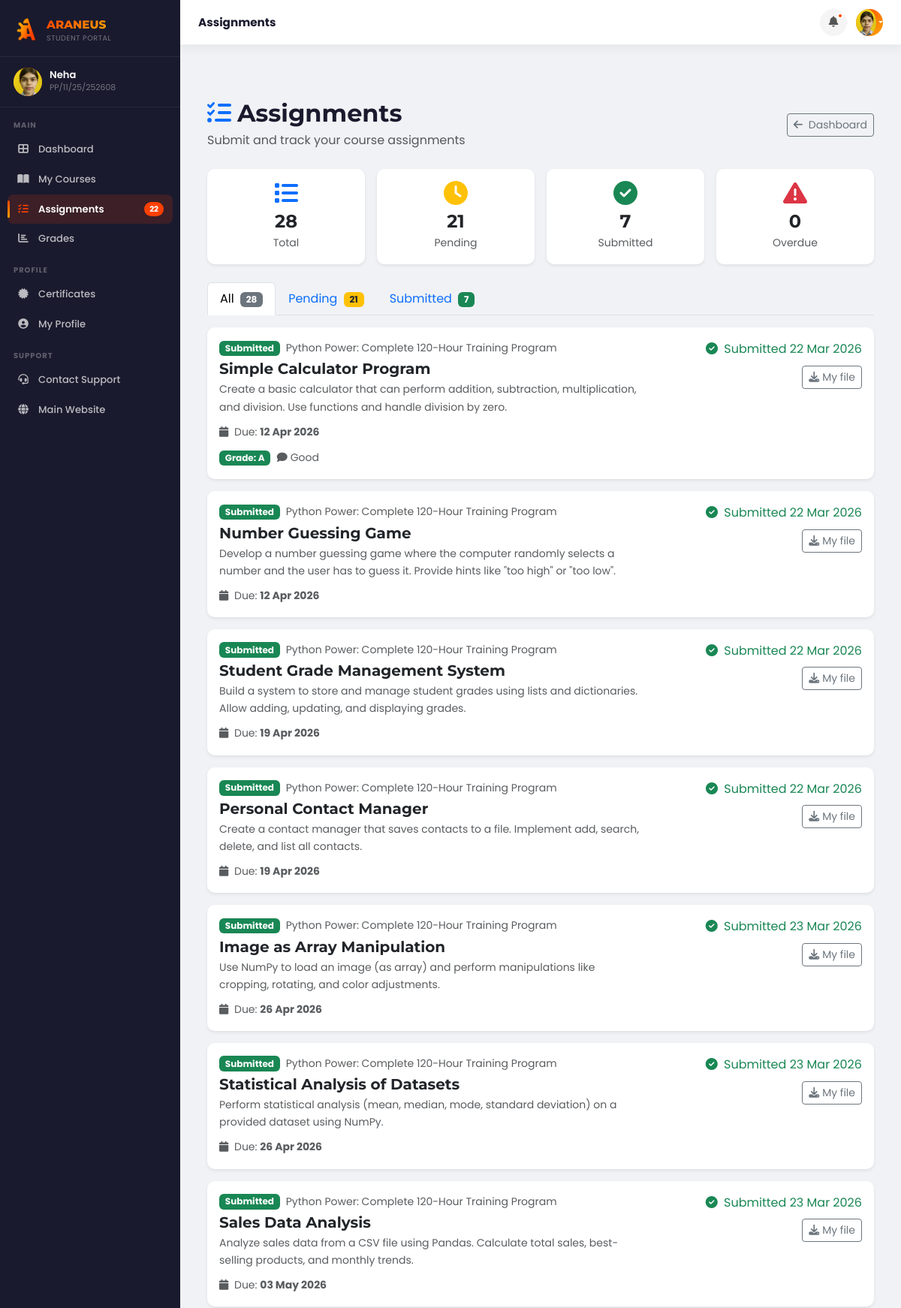
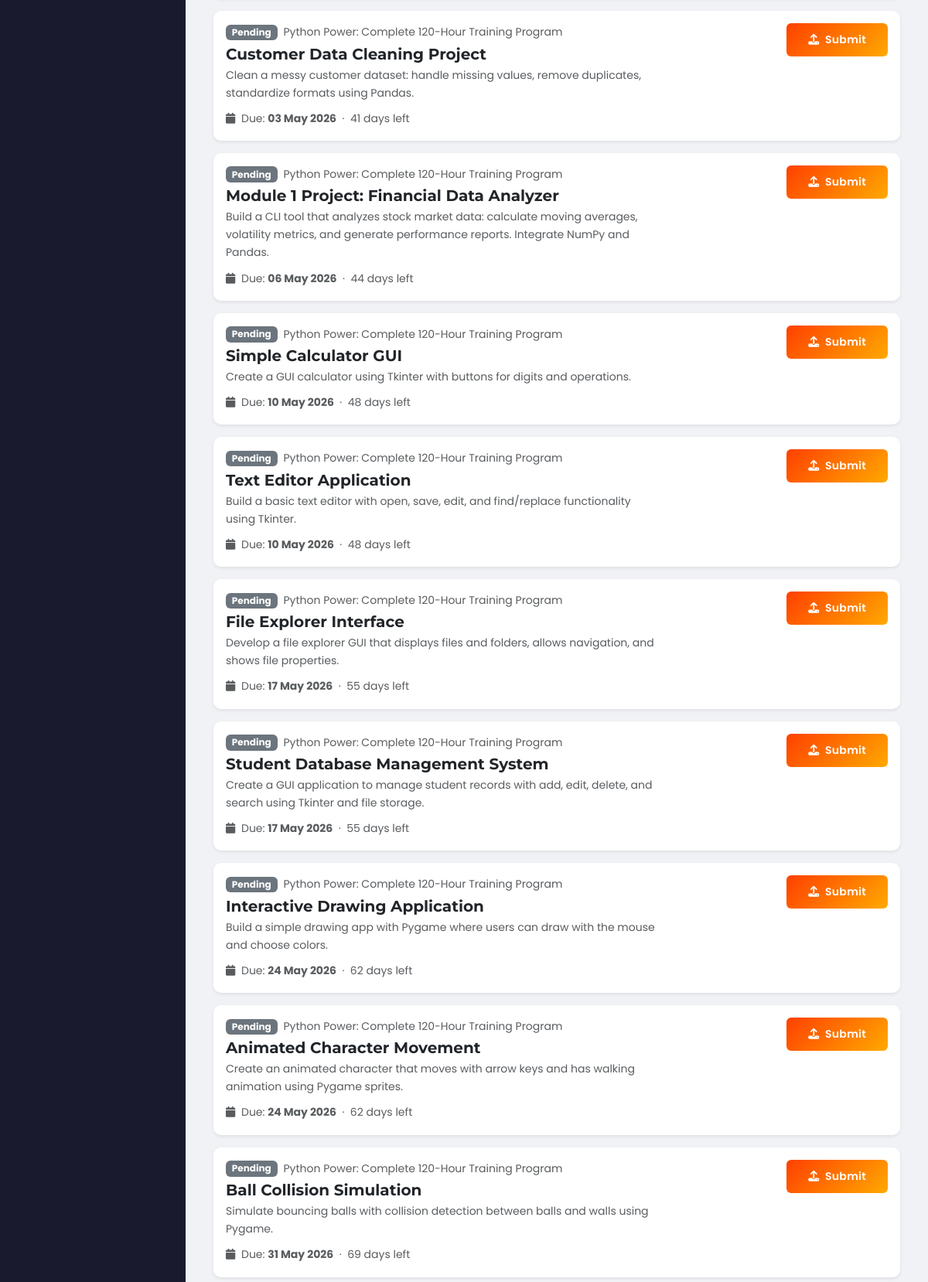
The page /portal/assignments.php (signed in, upper part) on the database its author committed (2 pictures, top to bottom).
### tables this page shows
CREATE TABLE `students` (
  `id` int(11) NOT NULL,
  `candidate_id` varchar(50) NOT NULL,
  `full_name` varchar(100) NOT NULL,
  `phone` varchar(15) DEFAULT NULL,
  `email` varchar(100) NOT NULL,
  `password` varchar(255) NOT NULL,
  `father_name` varchar(100) NOT NULL,
  `time_hours` int(11) NOT NULL,
  `address` text NOT NULL,
  `highest_qualification` varchar(50) DEFAULT NULL,
  `current_organization` varchar(50) DEFAULT NULL,
  `org_i_card` varchar(50) DEFAULT NULL,
  `github_link` varchar(255) DEFAULT NULL,
  `qr_code_path` varchar(255) DEFAULT NULL,
  `profile_picture` varchar(255) DEFAULT NULL,
  `status` enum('active','inactive','pending') DEFAULT 'pending',
  `last_login` datetime DEFAULT NULL,
  `email_verified` tinyint(1) DEFAULT 1,
  `verification_token` varchar(100) DEFAULT NULL,
  `reset_token` varchar(100) DEFAULT NULL,
  `reset_expiry` datetime DEFAULT NULL,
  `created_at` timestamp NOT NULL DEFAULT current_timestamp(),
  `updated_at` timestamp NOT NULL DEFAULT current_timestamp() ON UPDATE current_timestamp()
);

CREATE TABLE `assignments` (
  `id` int(11) NOT NULL,
  `course_id` int(11) NOT NULL,
  `title` varchar(255) NOT NULL,
  `description` text DEFAULT NULL,
  `due_date` date DEFAULT NULL,
  `created_at` timestamp NOT NULL DEFAULT current_timestamp()
);

CREATE TABLE `courses` (
  `id` int(11) NOT NULL,
  `title` varchar(150) NOT NULL,
  `description` text DEFAULT NULL,
  `duration` varchar(50) DEFAULT NULL,
  `mode` enum('Online','Offline','Hybrid','') NOT NULL,
  `fee` decimal(10,2) DEFAULT NULL,
  `category` varchar(50) DEFAULT NULL,
  `instructor` varchar(100) DEFAULT NULL,
  `image_url` varchar(255) DEFAULT NULL,
  `syllabus_file` varchar(255) DEFAULT NULL,
  `is_active` tinyint(1) DEFAULT 1,
  `created_at` timestamp NOT NULL DEFAULT current_timestamp(),
  `program_format` varchar(100) DEFAULT NULL,
  `tools_provided` text DEFAULT NULL,
  `hardware_kit` text DEFAULT NULL,
  `certification_type` varchar(50) DEFAULT NULL
);

CREATE TABLE `submissions` (
  `id` int(11) NOT NULL,
  `assignment_id` int(11) NOT NULL,
  `student_id` int(11) NOT NULL,
  `submission_file` varchar(255) DEFAULT NULL,
  `submitted_at` timestamp NOT NULL DEFAULT current_timestamp(),
  `grade` varchar(10) DEFAULT NULL,
  `feedback` text DEFAULT NULL
);

### portal/assignments.php (the view, shortened to what the rows shown need)
<?php
require_once 'includes/header.php';
$stmt = $conn->prepare("
    SELECT
        a.id            AS assignment_id,
        a.title,
        a.description,
        a.due_date,
        c.title         AS course_name,
        e.id            AS enrollment_id,
        s.id            AS submission_id,
        s.submitted_at,
        s.grade         AS submission_grade,
        s.feedback,
        s.submission_file
    FROM assignments a
    JOIN courses c     ON a.course_id = c.id
    JOIN enrollments e ON e.course_id = c.id AND e.student_id = ?
    LEFT JOIN submissions s ON s.assignment_id = a.id AND s.student_id = ?
    ORDER BY a.due_date ASC
");
$stmt->bind_param("ii", $studentId, $studentId);
$stmt->execute();
$result = $stmt->get_result();
$assignments  = [];
$today        = date('Y-m-d');
while ($row = $result->fetch_assoc()) {
    $assignments[] = $row;
}
?>
<section class="py-5">
<div class="container">
    <div class="d-flex justify-content-between align-items-center mb-4">
        <div>
            <h2 class="mb-1"><i class="fas fa-tasks me-2 text-primary"></i>Assignments</h2>
        </div>
    </div>
    <?php if (empty($assignments)): ?>
        <div class="card border-0 shadow-sm text-center py-5">
            <div class="card-body">
                <i class="fas fa-clipboard fa-3x text-muted mb-3"></i>
                <p class="text-muted">No assignments found. Enrol in a course to see your assignments.</p>
                <a href="dashboard.php" class="btn btn-primary">Browse Courses</a>
            </div>
        </div>
    <?php else: ?>
    <div class="tab-content">
        <?php
        function renderAssignments($list, $tabId, $active, $studentId, $today) {
            $isActive = $active ? 'show active' : '';
            echo "<div class=\"tab-pane fade {$isActive}\" id=\"{$tabId}\">";
            foreach ($list as $a):
                $isSubmitted = !empty($a['submission_id']);
                $isOverdue   = !$isSubmitted && $a['due_date'] < $today;
                $daysLeft    = (strtotime($a['due_date']) - strtotime($today)) / 86400;
                $dueColor    = $isSubmitted ? 'success' : ($isOverdue ? 'danger' : ($daysLeft <= 3 ? 'warning' : 'secondary'));
        ?>
        <div class="card border-0 shadow-sm mb-3">
            <div class="card-body">
                <div class="row align-items-start">
                    <div class="col-md-8">
                        <div class="d-flex align-items-center mb-1">
                            <span class="badge bg-<?php echo $dueColor; ?> me-2">
                                <?php echo $isSubmitted ? 'Submitted' : ($isOverdue ? 'Overdue' : ($daysLeft <= 3 ? 'Due soon' : 'Pending')); ?>
                            </span>
                            <small class="text-muted"><?php echo htmlspecialchars($a['course_name']); ?></small>
                        </div>
                        <h5 class="mb-1"><?php echo htmlspecialchars($a['title']); ?></h5>
                        <p class="text-muted small mb-2"><?php echo nl2br(htmlspecialchars($a['description'])); ?></p>
                        <small class="text-muted">
                            <i class="fas fa-calendar me-1"></i>
                            Due: <strong><?php echo date('d M Y', strtotime($a['due_date'])); ?></strong>
                            <?php if (!$isSubmitted && !$isOverdue): ?>
                                &nbsp;·&nbsp; <?php echo (int)$daysLeft; ?> day<?php echo $daysLeft == 1 ? '' : 's'; ?> left
                            <?php endif; ?>
                        </small>
                        <?php if ($isSubmitted && !empty($a['submission_grade'])): ?>
                            <div class="mt-2">
                                <span class="badge bg-success me-1">Grade: <?php echo htmlspecialchars($a['submission_grade']); ?></span>
                                <?php if (!empty($a['feedback'])): ?>
                                    <small class="text-muted"><i class="fas fa-comment me-1"></i><?php echo htmlspecialchars($a['feedback']); ?></small>
                                <?php endif; ?>
                            </div>
                        <?php endif; ?>
                    </div>
                    <div class="col-md-4 text-md-end mt-3 mt-md-0">
                        <?php if ($isSubmitted): ?>
                            <div class="text-success mb-2">
                                <i class="fas fa-check-circle me-1"></i>
                                Submitted <?php echo date('d M Y', strtotime($a['submitted_at'])); ?>
                            </div>
                            <?php if (!empty($a['submission_file'])): ?>
                                <a href="../uploads/submissions/<?php echo htmlspecialchars($a['submission_file']); ?>"
                                   class="btn btn-sm btn-outline-secondary" download>
                                    <i class="fas fa-download me-1"></i>My file
                                </a>
                            <?php endif; ?>
                        <?php elseif (!$isOverdue): ?>
                            <button class="btn btn-primary btn-sm"
                                    data-bs-toggle="modal"
                                    data-bs-target="#submitModal"
                                    data-assignment-id="<?php echo $a['assignment_id']; ?>"
                                    data-assignment-title="<?php echo htmlspecialchars($a['title']); ?>">
                                <i class="fas fa-upload me-1"></i> Submit
                            </button>
                        <?php else: ?>
                            <span class="text-danger small"><i class="fas fa-lock me-1"></i>Deadline passed</span>
                        <?php endif; ?>
                    </div>
                </div>
            </div>
        </div>
        <?php endforeach;
            echo '</div>';
        }
        renderAssignments($assignments, 'tab-all',       true,  $studentId, $today);
        ?>
    </div>
    <?php endif; ?>
</div>
</section>
<?php require_once 'includes/footer.php'; ?>

### portal/includes/header.php (shortened to what the rows shown need)
<?php
require_once '../controller/Auth.php';
require_once '../controller/StudentController.php';
$auth    = new Auth();
$student = new StudentController();
$studentId   = $auth->getStudentId();
$studentData = $student->getStudentById($studentId);
function avatarUrl($studentData) {
    if (!empty($studentData['profile_picture'])) {
        return SITE_URL . 'uploads/profile_pictures/' . htmlspecialchars($studentData['profile_picture']);
    }
    return null;
}
?>
<!DOCTYPE html>
<html lang="en">
<head>
    <link href="https://cdn.jsdelivr.net/npm/bootstrap@5.3.0-alpha1/dist/css/bootstrap.min.css" rel="stylesheet">
    <link rel="stylesheet" href="https://cdnjs.cloudflare.com/ajax/libs/font-awesome/6.4.0/css/all.min.css">
    <link rel="stylesheet" href="<?php echo SITE_URL; ?>assets/css/style.css">
</head>
<body>
<aside class="portal-sidebar" id="portalSidebar">
    <div class="sidebar-user">
        <?php $avatarUrl = avatarUrl($studentData); ?>
        <div class="sidebar-avatar">
            <?php if ($avatarUrl): ?>
                <img src="<?= $avatarUrl ?>" alt="avatar" style="width:100%;height:100%;object-fit:cover;">
            <?php else: ?>
                <?= studentInitials($studentData['full_name']) ?>
            <?php endif; ?>
        </div>
        <div>
            <div class="sidebar-user-name"><?= htmlspecialchars(explode(' ', $studentData['full_name'])[0]) ?></div>
            <div class="sidebar-user-id"><?= htmlspecialchars($studentData['candidate_id']) ?></div>
        </div>
    </div>
</aside>
<header class="portal-topbar">
    <div class="topbar-right">
        <div class="dropdown topbar-avatar-wrap">
            <button class="topbar-avatar dropdown-toggle" style="border:none;" data-bs-toggle="dropdown" aria-expanded="false">
                <?php if ($avatarUrl): ?>
                    <img src="<?= $avatarUrl ?>" alt="avatar" style="width:100%;height:100%;object-fit:cover;border-radius:50%;">
                <?php else: ?>
                    <?= studentInitials($studentData['full_name']) ?>
                <?php endif; ?>
            </button>
        </div>
    </div>
</header>
<main class="portal-main">
<div class="portal-content">

### rows shown on the page
students: profile_picture (picture), full_name "Neha", candidate "PP/11/25/252608"
assignments: shows "Submitted", course.title "Python Power: Complete 120-Hour Training Program", title "Simple Calculator Program", description "Create a basic calculator that can perform addition, subtraction, multiplication, and division. Use functions and handle division by zero.", due_date "12 Apr 2026", submissions.grade "A", submissions.feedback "Good", submissions.submitted_at "22 Mar 2026"
assignments: shows "Submitted", course.title "Python Power: Complete 120-Hour Training Program", title "Number Guessing Game", description "Develop a number guessing game where the computer randomly selects a number and the user has to guess it. Provide hints like \"too high\" or \"too low\".", due_date "12 Apr 2026", submissions.submitted_at "22 Mar 2026"
assignments: shows "Submitted", course.title "Python Power: Complete 120-Hour Training Program", title "Student Grade Management System", description "Build a system to store and manage student grades using lists and dictionaries. Allow adding, updating, and displaying grades.", due_date "19 Apr 2026", submissions.submitted_at "22 Mar 2026"
assignments: shows "Submitted", course.title "Python Power: Complete 120-Hour Training Program", title "Personal Contact Manager", description "Create a contact manager that saves contacts to a file. Implement add, search, delete, and list all contacts.", due_date "19 Apr 2026", submissions.submitted_at "22 Mar 2026"
assignments: shows "Submitted", course.title "Python Power: Complete 120-Hour Training Program", title "Image as Array Manipulation", description "Use NumPy to load an image (as array) and perform manipulations like cropping, rotating, and color adjustments.", due_date "26 Apr 2026", submissions.submitted_at "23 Mar 2026"
assignments: shows "Submitted", course.title "Python Power: Complete 120-Hour Training Program", title "Statistical Analysis of Datasets", description "Perform statistical analysis (mean, median, mode, standard deviation) on a provided dataset using NumPy.", due_date "26 Apr 2026", submissions.submitted_at "23 Mar 2026"
assignments: shows "Submitted", course.title "Python Power: Complete 120-Hour Training Program", title "Sales Data Analysis", description "Analyze sales data from a CSV file using Pandas. Calculate total sales, best-selling products, and monthly trends.", due_date "03 May 2026", submissions.submitted_at "23 Mar 2026"
assignments: shows "Pending", course.title "Python Power: Complete 120-Hour Training Program", title "Customer Data Cleaning Project", description "Clean a messy customer dataset: handle missing values, remove duplicates, standardize formats using Pandas.", due_date "03 May 2026"
assignments: shows "Pending", course.title "Python Power: Complete 120-Hour Training Program", title "Module 1 Project: Financial Data Analyzer", description "Build a CLI tool that analyzes stock market data: calculate moving averages, volatility metrics, and generate performance reports. Integrate NumPy and Pandas.", due_date "06 May 2026"
assignments: shows "Pending", course.title "Python Power: Complete 120-Hour Training Program", title "Simple Calculator GUI", description "Create a GUI calculator using Tkinter with buttons for digits and operations.", due_date "10 May 2026"
assignments: shows "Pending", course.title "Python Power: Complete 120-Hour Training Program", title "Text Editor Application", description "Build a basic text editor with open, save, edit, and find/replace functionality using Tkinter.", due_date "10 May 2026"
assignments: shows "Pending", course.title "Python Power: Complete 120-Hour Training Program", title "File Explorer Interface", description "Develop a file explorer GUI that displays files and folders, allows navigation, and shows file properties.", due_date "17 May 2026"
assignments: shows "Pending", course.title "Python Power: Complete 120-Hour Training Program", title "Student Database Management System", description "Create a GUI application to manage student records with add, edit, delete, and search using Tkinter and file storage.", due_date "17 May 2026"
assignments: shows "Pending", course.title "Python Power: Complete 120-Hour Training Program", title "Interactive Drawing Application", description "Build a simple drawing app with Pygame where users can draw with the mouse and choose colors.", due_date "24 May 2026"
assignments: shows "Pending", course.title "Python Power: Complete 120-Hour Training Program", title "Animated Character Movement", description "Create an animated character that moves with arrow keys and has walking animation using Pygame sprites.", due_date "24 May 2026"
assignments: shows "Pending", course.title "Python Power: Complete 120-Hour Training Program", title "Ball Collision Simulation", description "Simulate bouncing balls with collision detection between balls and walls using Pygame.", due_date "31 May 2026"

### other values the page prints
$pendingAssignments "22"
$page_title "Assignments"
count($assignments) "28"
count($pending) "21"
count($submitted) "7"
count($overdue) "0"
